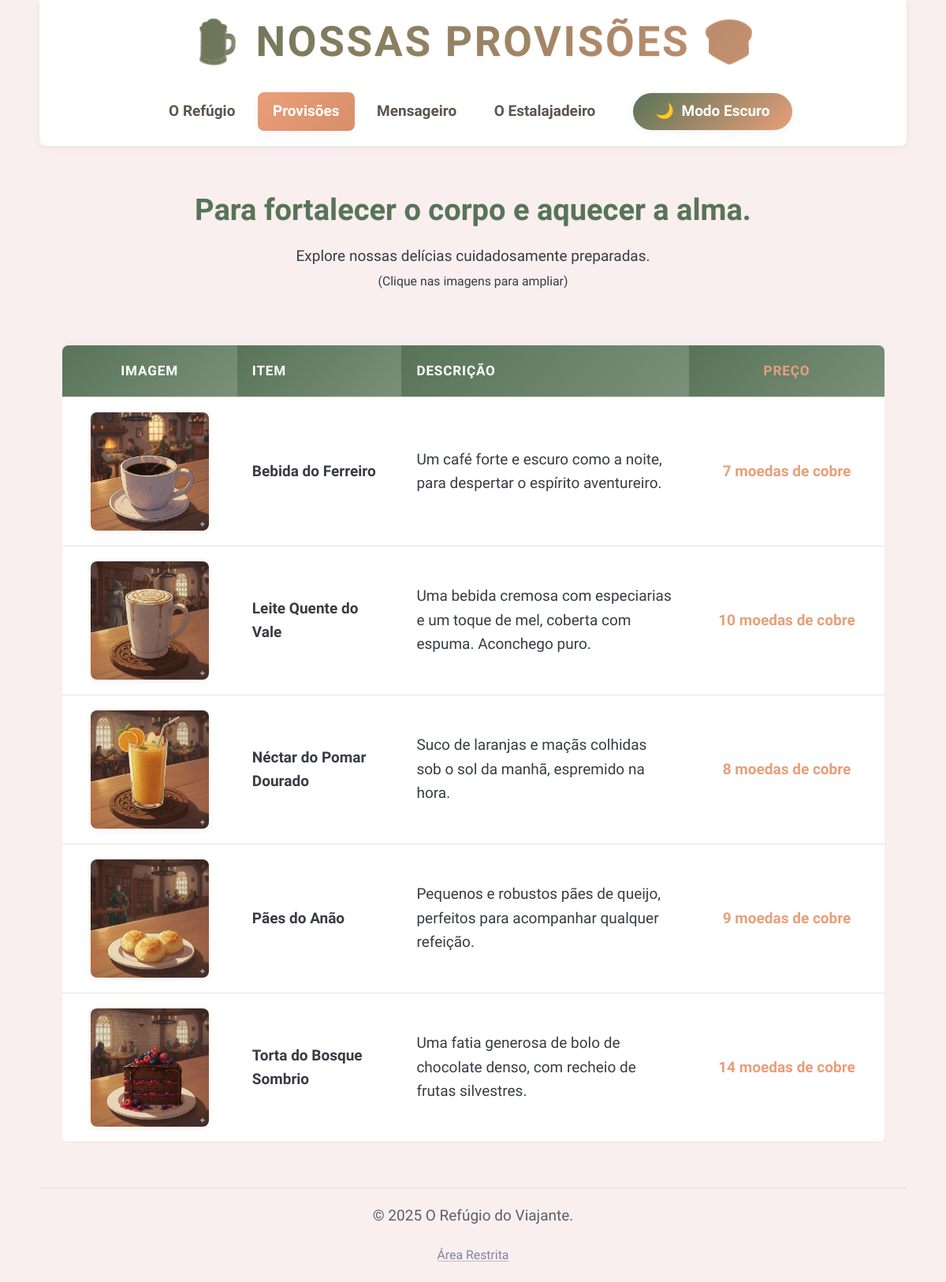
Page /cardapio.php on the committed database.
### tables this page shows
CREATE TABLE IF NOT EXISTS cardapio (
    id INT AUTO_INCREMENT PRIMARY KEY,
    imagem VARCHAR(255),
    item VARCHAR(100),
    descricao TEXT,
    preco VARCHAR(50)
);

### cardapio.php (the view, shortened to what this page needs)
<?php include 'conexao.php'; ?>
<!DOCTYPE html>
<html lang="pt-br">
<head>
    <link rel="stylesheet" href="pico.css">
    <link rel="stylesheet" href="estilos.css">
</head>
<body>
    <header>
        <h1>🍺 Nossas Provisões 🍞</h1>
        <nav>
            <a href="index.html">O Refúgio</a>
            <a href="cardapio.php" class="active">Provisões</a>
            <a href="contato.html">Mensageiro</a>
            <a href="equipe.html">O Estalajadeiro</a>
            <a href="#" role="button" id="btn-tema" style="margin-left: 1rem;">Mudar Tema</a>
        </nav>
    </header>
    <main>
        <div style="text-align: center; margin-bottom: 2rem;">
            <h2>Para fortalecer o corpo e aquecer a alma.</h2>
            <p>Explore nossas delícias cuidadosamente preparadas. <br><small>(Clique nas imagens para ampliar)</small></p>
        </div>
        <div style="overflow-x: auto;">
            <table class="cardapio-table">
                <thead>
                    <tr>
                        <th>Imagem</th>
                        <th>Item</th>
                        <th>Descrição</th>
                        <th>Preço</th>
                    </tr>
                </thead>
                <tbody>
                    <?php
                    $sql = "SELECT * FROM cardapio ORDER BY item ASC";
                    $result = mysqli_query($conn, $sql);
                    if ($result && mysqli_num_rows($result) > 0) {
                        while($row = mysqli_fetch_assoc($result)) {
                            $imagem = htmlspecialchars($row['imagem']);
                            $itemNome = htmlspecialchars($row['item']);
                            echo "<tr>";
                            echo "<td>
                                    <img src='{$imagem}'
                                         alt='{$itemNome}'
                                         class='img-cardapio'
                                         onclick='abrirZoom(this.src, \"{$itemNome}\")'
                                         title='Clique para ampliar'>
                                  </td>";
                            echo "<td><strong>{$row['item']}</strong></td>";
                            echo "<td>{$row['descricao']}</td>";
                            echo "<td><strong>{$row['preco']}</strong></td>";
                            echo "</tr>";
                        }
                    } else {
                        echo "<tr><td colspan='4' style='text-align:center'>O estalajadeiro está dormindo... (Sem itens)</td></tr>";
                    }
                    ?>
                </tbody>
            </table>
        </div>
    </main>
    <footer>
        <p>&copy; 2025 O Refúgio do Viajante.</p>
        <small><a href="login.php" class="secondary">Área Restrita</a></small>
    </footer>
</body>
</html>

### rows in the picture
cardapio: imagem (picture), item "Bebida do Ferreiro", descricao "Um café forte e escuro como a noite, para despertar o espírito aventureiro.", preco "7 moedas de cobre"
cardapio: imagem (picture), item "Leite Quente do Vale", descricao "Uma bebida cremosa com especiarias e um toque de mel, coberta com espuma. Aconchego puro.", preco "10 moedas de cobre"
cardapio: imagem (picture), item "Néctar do Pomar Dourado", descricao "Suco de laranjas e maçãs colhidas sob o sol da manhã, espremido na hora.", preco "8 moedas de cobre"
cardapio: imagem (picture), item "Pães do Anão", descricao "Pequenos e robustos pães de queijo, perfeitos para acompanhar qualquer refeição.", preco "9 moedas de cobre"
cardapio: imagem (picture), item "Torta do Bosque Sombrio", descricao "Uma fatia generosa de bolo de chocolate denso, com recheio de frutas silvestres.", preco "14 moedas de cobre"
